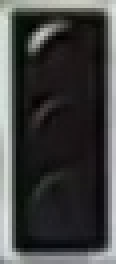
#> input picture test/background/checkb.jpg, 29 x 66 px (shown 4 times larger); its folder holds only this picture in this run
$ python test.py
#> lines starting #> are read from the running program, lines starting #| are printed output that depends on the picture; after the words box and inside, x2 and y2 are one past the last pixel; in counts of white or black regions, pixels touching at a corner belong together
### traffic_light_classifier.py
import numpy as np
import cv2

class TrafficLightClassifier:

    def __init__(self):
        self.kernel = np.ones((7, 7), np.float32)/49
        self.color = {
                0: "red",
                1: "yellow",
                2: "green",
                3: "background"
            }

    def classify(self, light):
        """ To classify light

        Args:
            light numpy array: Image of cropped light
        """
        img = np.std(light, axis = 2)
        img = img * min(10,(255/np.amax(img) ) - 1)
        img = cv2.filter2D(src=img, ddepth=-1, kernel=self.kernel)
        img2 = (img>75)*255
        h = img2.shape[0]
        edges = np.array([h/4,h/2,h/2+h/4])
        if len(np.argwhere(img2)[:,0]) < 3:
            probabilities = 3
        else:
            mean = np.median(np.argwhere(img2)[:,0])
            probabilities = np.argmin(abs(edges-mean))
        if np.std(np.argwhere(img2)[:,0]) > 5:
            img = np.max(light, axis = 2)
            img = cv2.filter2D(src=img, ddepth=-1, kernel=self.kernel)
            img2 = (img>200)*255
            h = img2.shape[0]
            edges = np.array([h/4,h/2,h/2+h/4])
            if len(np.argwhere(img2)[:,0]) < 3:
                probabilities = 3
            else:
                mean = np.median(np.argwhere(img2)[:,0])
                probabilities = np.argmin(abs(edges-mean))
        return self.color[probabilities]

### test.py
from traffic_light_classifier import TrafficLightClassifier
import os
import cv2

dataset = os.listdir('test')
tl_classifier = TrafficLightClassifier()

for cat in dataset:
    image_names = os.listdir(os.path.join("test", cat))
    for image in image_names:
        img = cv2.imread(os.path.join("test", cat, image))
#> img is the input picture: shape (66, 29, 3); mean B, G, R 64.5, 65.3, 64.7
        result = tl_classifier.classify(img)
#> in classify, `img = np.std(light, axis = 2)`:
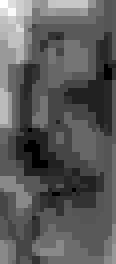
#> img: shape (66, 29) float64 (shown 4 times larger); min 0, max 6.13, mean 2.19; drawn with min black and max white
#> in classify, `img = cv2.filter2D(src=img, ddepth=-1, kernel=self.kernel)`:
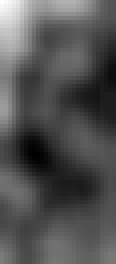
#> img: shape (66, 29) float64 (shown 4 times larger); min 4.86, max 57.13, mean 21.8; drawn with min black and max white
#> in classify, `img2 = (img>75)*255`: img2: shape (66, 29) int64; every value is 0
#> result = 'background'
        print(cat, result)
#| background background
#> pass 2 of the loop `for cat in dataset:`:
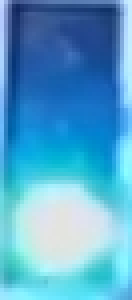
#> input picture test/green/checkg2.jpg, 33 x 75 px (shown 4 times larger)
#> img is the input picture: shape (75, 33, 3); mean B, G, R 205.6, 164.3, 84.6
#> in classify (call 2), `img2 = (img>75)*255`:
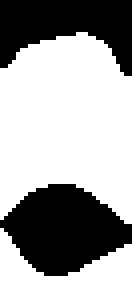
#> img2: shape (75, 33) int64 (shown 4 times larger); 63.9% white; 2 black regions, box (x1, y1, x2, y2) and area: (0, 46, 33, 69) 502, (0, 0, 33, 19) 391
#> in classify (call 2), `mean = np.median(np.argwhere(img2)[:,0])`: mean = 35
#> in classify (call 2), `probabilities = np.argmin(abs(edges-mean))`: probabilities = 1
#> in classify (call 2), `img2 = (img>200)*255`:
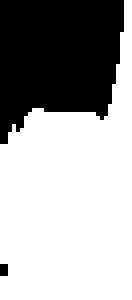
#> img2: shape (75, 33) int64 (shown 4 times larger); 64.9% white; 2 black regions (1 under 20 px), largest, box (x1, y1, x2, y2) and area: (0, 0, 31, 36) 862
#> in classify (call 2), `mean = np.median(np.argwhere(img2)[:,0])`: mean = 50
#> in classify (call 2), `probabilities = np.argmin(abs(edges-mean))`: probabilities = 2
#> result = 'green'
#| green green
#> pass 3 of the loop `for cat in dataset:`:
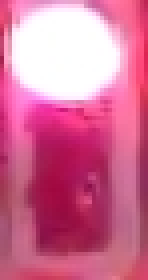
#> input picture test/red/checkr2.jpg, 37 x 70 px (shown 4 times larger)
#> img is the input picture: shape (70, 37, 3); mean B, G, R 151.1, 111.4, 212.5
#> in classify (call 3), `img2 = (img>75)*255`:
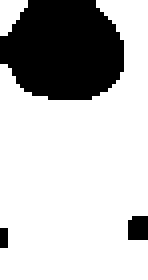
#> img2: shape (70, 37) int64 (shown 4 times larger); 74.4% white; 3 black regions (1 under 20 px), largest, box (x1, y1, x2, y2) and area: (0, 0, 31, 25) 623, (32, 54, 37, 60) 29
#> in classify (call 3), `mean = np.median(np.argwhere(img2)[:,0])`: mean = 42
#> in classify (call 3), `probabilities = np.argmin(abs(edges-mean))`: probabilities = 1
#> in classify (call 3), `img2 = (img>200)*255`:
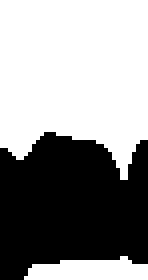
#> img2: shape (70, 37) int64 (shown 4 times larger); 58% white; 1 black region, box (x1, y1, x2, y2) and area: (0, 33, 37, 70) 1088
#> in classify (call 3), `mean = np.median(np.argwhere(img2)[:,0])`: mean = 20
#> in classify (call 3), `probabilities = np.argmin(abs(edges-mean))`: probabilities = 0
#> result = 'red'
#| red red
